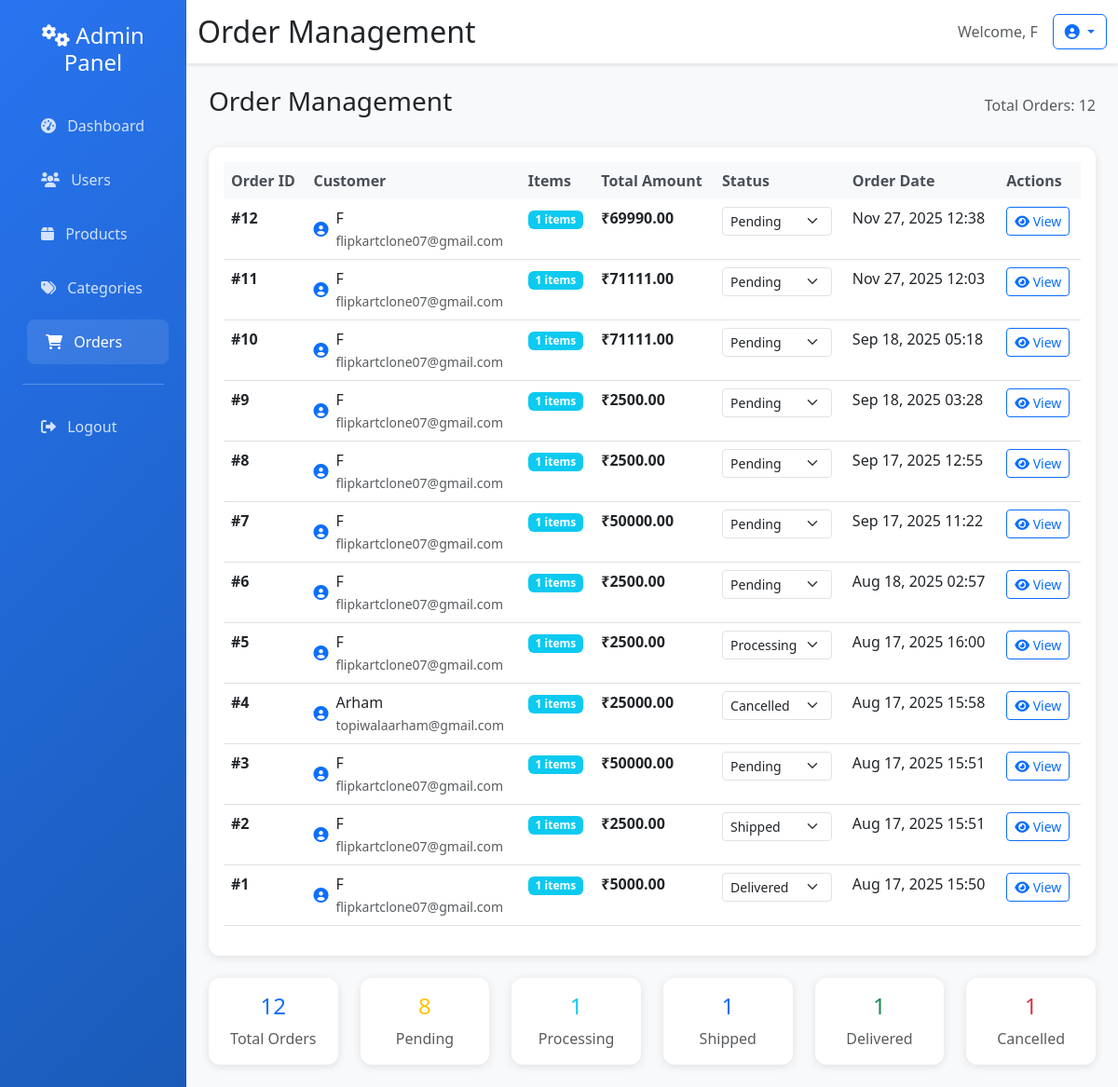
Page /admin-panel/orders/ (signed in) on the committed database.
### orders/models.py (models this page shows, shortened)
class Order(models.Model):
    STATUS_CHOICES = [
        ('pending', 'Pending'),
        ('confirmed', 'Confirmed'),
        ('shipped', 'Shipped'),
        ('delivered', 'Delivered'),
        ('cancelled', 'Cancelled'),
    ]
    user = models.ForeignKey(User, on_delete=models.CASCADE, related_name='orders')
    order_id = models.CharField(max_length=100, unique=True)
    status = models.CharField(max_length=20, choices=STATUS_CHOICES, default='pending')
    total_amount = models.DecimalField(max_digits=10, decimal_places=2)
    shipping_address = models.TextField()
    phone_number = models.CharField(max_length=15)
    created_at = models.DateTimeField(auto_now_add=True)
    updated_at = models.DateTimeField(auto_now=True)
    class Meta:
        ordering = ['-created_at']

### admin/views.py (the view, shortened to what this page needs)
# urls.py: path('orders/', views.order_management, name='order_management'),
@login_required
@user_passes_test(is_superuser)
def order_management(request):
    orders = Order.objects.select_related('user').prefetch_related('items__product').order_by('-created_at')
    total_orders = orders.count()
    pending_orders = orders.filter(status='pending').count()
    processing_orders = orders.filter(status='processing').count()
    shipped_orders = orders.filter(status='shipped').count()
    delivered_orders = orders.filter(status='delivered').count()
    cancelled_orders = orders.filter(status='cancelled').count()
    context = {
        'orders': orders,
        'total_orders': total_orders,
        'pending_orders': pending_orders,
        'processing_orders': processing_orders,
        'shipped_orders': shipped_orders,
        'delivered_orders': delivered_orders,
        'cancelled_orders': cancelled_orders,
    }
    return render(request, 'admin/order_management.html', context)

### admin/views.py (called while the page is built)
def is_superuser(user):
    return user.is_superuser

### orders/models.py (called while the page is built)
    @property
    def total_price(self):
        return self.price * self.quantity

### templates/admin/order_management.html (shortened to what this page needs)
{% extends 'admin/base_admin.html' %}
{% block page_title %}Order Management{% endblock %}
{% block content %}
<div class="d-flex justify-content-between align-items-center mb-4">
    <h3>Order Management</h3>
    <div class="text-muted">Total Orders: {{ orders.count }}</div>
</div>
<div class="card">
    <div class="card-body">
        <div class="table-responsive">
            <table class="table table-hover">
                <thead>
                    <tr>
                        <th>Order ID</th>
                        <th>Customer</th>
                        <th>Items</th>
                        <th>Total Amount</th>
                        <th>Status</th>
                        <th>Order Date</th>
                        <th>Actions</th>
                    </tr>
                </thead>
                <tbody>
                    {% for order in orders %}
                    <tr>
                        <td>
                            <strong>#{{ order.id }}</strong>
                        </td>
                        <td>
                            <div class="d-flex align-items-center">
                                <i class="fas fa-user-circle me-2 text-primary"></i>
                                <div>
                                    <div class="fw-medium">{{ order.user.username }}</div>
                                    <small class="text-muted">{{ order.user.email }}</small>
                                </div>
                            </div>
                        </td>
                        <td>
                            <span class="badge bg-info">{{ order.items.count }} items</span>
                        </td>
                        <td>
                            <strong>₹{{ order.total_amount }}</strong>
                        </td>
                        <td>
                            <form method="post" style="display: inline;">
                                <select name="status" class="form-select form-select-sm"
                                        onchange="this.form.submit()"
                                        style="width: auto; display: inline-block;">
                                    <option value="pending" {% if order.status == 'pending' %}selected{% endif %}>Pending</option>
                                    <option value="processing" {% if order.status == 'processing' %}selected{% endif %}>Processing</option>
                                    <option value="shipped" {% if order.status == 'shipped' %}selected{% endif %}>Shipped</option>
                                    <option value="delivered" {% if order.status == 'delivered' %}selected{% endif %}>Delivered</option>
                                    <option value="cancelled" {% if order.status == 'cancelled' %}selected{% endif %}>Cancelled</option>
                                </select>
                            </form>
                        </td>
                        <td>{{ order.created_at|date:"M d, Y H:i" }}</td>
                        <td>
                            <button class="btn btn-outline-primary btn-sm"
                                    data-bs-toggle="modal"
                                    data-bs-target="#orderModal{{ order.id }}">
                                <i class="fas fa-eye"></i> View
                            </button>
                        </td>
                    </tr>
                    {% empty %}
                    <tr>
                        <td colspan="7" class="text-center text-muted py-4">No orders found</td>
                    </tr>
                    {% endfor %}
                </tbody>
            </table>
        </div>
    </div>
</div>
<div class="row mt-4">
    <div class="col-md-2">
        <div class="card text-center">
            <div class="card-body">
                <h4 class="text-primary">{{ total_orders }}</h4>
                <p class="text-muted mb-0">Total Orders</p>
            </div>
        </div>
    </div>
    <div class="col-md-2">
        <div class="card text-center">
            <div class="card-body">
                <h4 class="text-warning">{{ pending_orders }}</h4>
                <p class="text-muted mb-0">Pending</p>
            </div>
        </div>
    </div>
    <div class="col-md-2">
        <div class="card text-center">
            <div class="card-body">
                <h4 class="text-info">{{ processing_orders }}</h4>
                <p class="text-muted mb-0">Processing</p>
            </div>
        </div>
    </div>
    <div class="col-md-2">
        <div class="card text-center">
            <div class="card-body">
                <h4 class="text-primary">{{ shipped_orders }}</h4>
                <p class="text-muted mb-0">Shipped</p>
            </div>
        </div>
    </div>
    <div class="col-md-2">
        <div class="card text-center">
            <div class="card-body">
                <h4 class="text-success">{{ delivered_orders }}</h4>
                <p class="text-muted mb-0">Delivered</p>
            </div>
        </div>
    </div>
    <div class="col-md-2">
        <div class="card text-center">
            <div class="card-body">
                <h4 class="text-danger">{{ cancelled_orders }}</h4>
                <p class="text-muted mb-0">Cancelled</p>
            </div>
        </div>
    </div>
</div>
{% endblock %}

### templates/admin/base_admin.html (shortened to what this page needs)
<!DOCTYPE html>
<html lang="en">
<head>
    <link href="https://cdn.jsdelivr.net/npm/bootstrap@5.3.0/dist/css/bootstrap.min.css" rel="stylesheet">
    <link rel="stylesheet" href="https://cdn.jsdelivr.net/npm/bootstrap-icons@1.10.5/font/bootstrap-icons.css">
    <link rel="stylesheet" href="https://cdnjs.cloudflare.com/ajax/libs/font-awesome/6.0.0/css/all.min.css">
    {% load static %}
    <link rel="stylesheet" href="{% static 'css/style.css' %}">
</head>
<body>
    <div class="container-fluid p-0">
        <div class="row g-0">
            <div class="col-md-3 col-lg-2 sidebar">
                <div class="p-4">
                    <h4 class="text-center mb-4">
                        <i class="fas fa-cogs"></i> Admin Panel
                    </h4>
                    <nav class="nav flex-column">
                        <a class="nav-link {% if request.resolver_match.url_name == 'dashboard' %}active{% endif %}"
                           href="{% url 'custom_admin:dashboard' %}">
                            <i class="fas fa-tachometer-alt me-2"></i> Dashboard
                        </a>
                        <a class="nav-link {% if request.resolver_match.url_name == 'user_management' %}active{% endif %}"
                           href="{% url 'custom_admin:user_management' %}">
                            <i class="fas fa-users me-2"></i> Users
                        </a>
                        <a class="nav-link {% if request.resolver_match.url_name == 'product_management' %}active{% endif %}"
                           href="{% url 'custom_admin:product_management' %}">
                            <i class="fas fa-box me-2"></i> Products
                        </a>
                        <a class="nav-link {% if request.resolver_match.url_name == 'category_management' %}active{% endif %}"
                           href="{% url 'custom_admin:category_management' %}">
                            <i class="fas fa-tags me-2"></i> Categories
                        </a>
                        <a class="nav-link {% if request.resolver_match.url_name == 'order_management' %}active{% endif %}"
                           href="{% url 'custom_admin:order_management' %}">
                            <i class="fas fa-shopping-cart me-2"></i> Orders
                        </a>
                        <hr class="my-3">
                        <a class="nav-link" href="{% url 'users:logout' %}">
                            <i class="fas fa-sign-out-alt me-2"></i> Logout
                        </a>
                    </nav>
                </div>
            </div>
            <div class="col-md-9 col-lg-10 main-content">
                <div class="admin-header">
                    <div class="container-fluid">
                        <div class="d-flex justify-content-between align-items-center">
                            <h2 class="mb-0">{% block page_title %}Admin Dashboard{% endblock %}</h2>
                            <div class="d-flex align-items-center">
                                <span class="text-muted me-3">Welcome, {{ user.username }}</span>
                                <div class="dropdown">
                                    <button class="btn btn-outline-primary dropdown-toggle" type="button" data-bs-toggle="dropdown">
                                        <i class="fas fa-user-circle"></i>
                                    </button>
                                </div>
                            </div>
                        </div>
                    </div>
                </div>
                <div class="container-fluid p-4">
                    {% block content %}{% endblock %}
                </div>
            </div>
        </div>
    </div>
</body>
</html>

### static/css/style.css (style rules this page uses)
body { background-color: #f1f3f6; }
.card { border-radius: 16px; box-shadow: 0 4px 16px rgba(0,0,0,0.10); transition: transform 0.2s, box-shadow 0.2s; border: none; background: #fff; }

### templates/admin/base_admin.html (style rules this page uses)
.sidebar { background: linear-gradient(135deg, #2874f0 0%, #1a5bb8 100%); min-height: 100vh; color: white; }
.sidebar .nav-link { color: rgba(255,255,255,0.8); padding: 12px 20px; margin: 5px 0; border-radius: 8px; transition: all 0.3s ease; }
.sidebar .nav-link:hover, .sidebar .nav-link.active { background: rgba(255,255,255,0.1); color: white; transform: translateX(5px); }
.main-content { background: #f8f9fa; min-height: 100vh; }
.card { border: none; box-shadow: 0 2px 10px rgba(0,0,0,0.1); border-radius: 12px; }
.table th { background: #f8f9fa; border: none; font-weight: 600; color: #495057; }
.admin-header { background: white; box-shadow: 0 2px 4px rgba(0,0,0,0.1); padding: 15px 0; }

### rows in the picture
Order: id "12", user.username "F", user.email "flipkartclone07@gmail.com", items.count "1", total_amount "69990.00", status "Pending", created_at "Nov 27, 2025 12:38"
Order: id "11", user.username "F", user.email "flipkartclone07@gmail.com", items.count "1", total_amount "71111.00", status "Pending", created_at "Nov 27, 2025 12:03"
Order: id "10", user.username "F", user.email "flipkartclone07@gmail.com", items.count "1", total_amount "71111.00", status "Pending", created_at "Sep 18, 2025 05:18"
Order: id "9", user.username "F", user.email "flipkartclone07@gmail.com", items.count "1", total_amount "2500.00", status "Pending", created_at "Sep 18, 2025 03:28"
Order: id "8", user.username "F", user.email "flipkartclone07@gmail.com", items.count "1", total_amount "2500.00", status "Pending", created_at "Sep 17, 2025 12:55"
Order: id "7", user.username "F", user.email "flipkartclone07@gmail.com", items.count "1", total_amount "50000.00", status "Pending", created_at "Sep 17, 2025 11:22"
Order: id "6", user.username "F", user.email "flipkartclone07@gmail.com", items.count "1", total_amount "2500.00", status "Pending", created_at "Aug 18, 2025 02:57"
Order: id "5", user.username "F", user.email "flipkartclone07@gmail.com", items.count "1", total_amount "2500.00", status "Processing", created_at "Aug 17, 2025 16:00"
Order: id "4", user.username "Arham", user.email "topiwalaarham@gmail.com", items.count "1", total_amount "25000.00", status "Cancelled", created_at "Aug 17, 2025 15:58"
Order: id "3", user.username "F", user.email "flipkartclone07@gmail.com", items.count "1", total_amount "50000.00", status "Pending", created_at "Aug 17, 2025 15:51"
Order: id "2", user.username "F", user.email "flipkartclone07@gmail.com", items.count "1", total_amount "2500.00", status "Shipped", created_at "Aug 17, 2025 15:51"
Order: id "1", user.username "F", user.email "flipkartclone07@gmail.com", items.count "1", total_amount "5000.00", status "Delivered", created_at "Aug 17, 2025 15:50"

### other values in the picture
{{ user.username }} "F"
{{ orders.count }} "12"
{{ total_orders }} "12"
{{ pending_orders }} "8"
{{ processing_orders }} "1"
{{ shipped_orders }} "1"
{{ delivered_orders }} "1"
{{ cancelled_orders }} "1"
